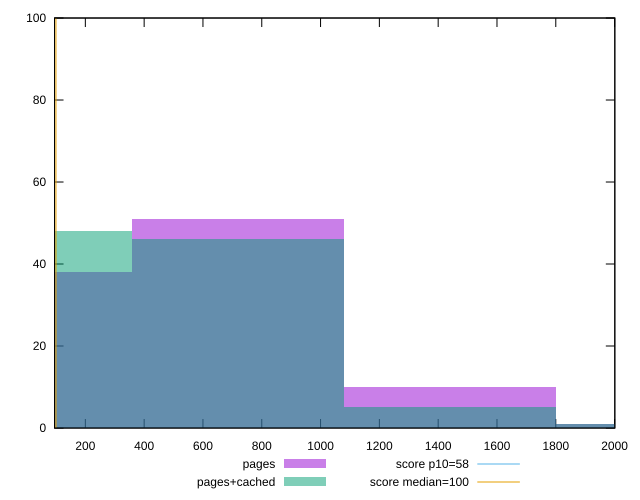

Recreate this plot in gnuplot.
reset

$pages <<EOF
720.023862596393 51
0 38
1440.047725192786 10
2160.071587789179 1
EOF

$pagesCached <<EOF
720.023862596393 46
0 48
1440.047725192786 5
2160.071587789179 1
EOF

set key outside below
set boxwidth 720.023862596393
set xrange [95.20000000000024:2000.799999999998]
set yrange [0:100]
set trange [0:100]
set style fill transparent solid 0.5 noborder

set parametric
set terminal svg size 640, 500 enhanced background rgb 'white'
set output "report_00015_2021-02-09T16-11-33.973Z/estimated-input-latency/comparison/histogram/0_vs_1.svg"

plot $pages title "pages" with boxes, \
     $pagesCached title "pages+cached" with boxes, \
     58,t title "score p10=58", \
     100,t title "score median=100"

reset
